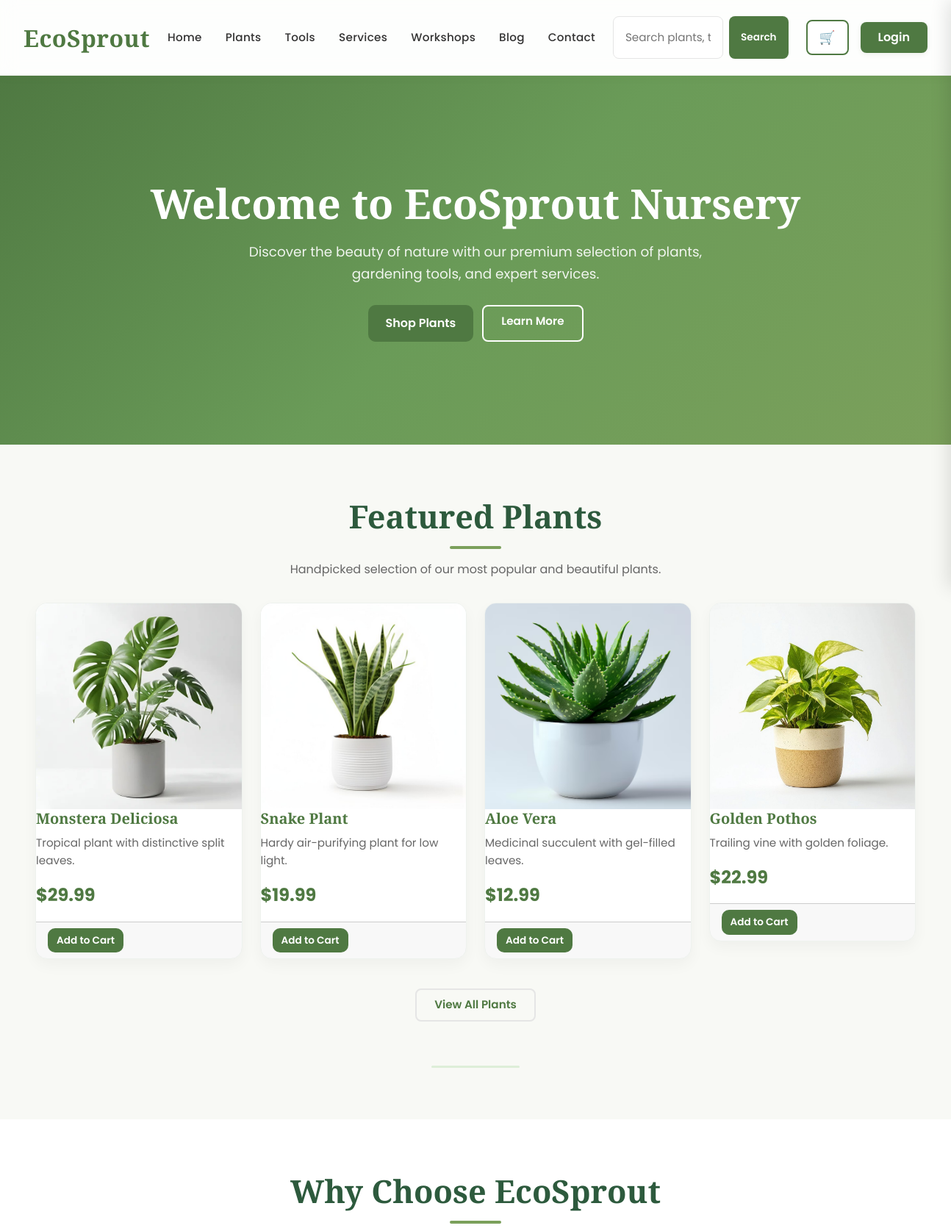
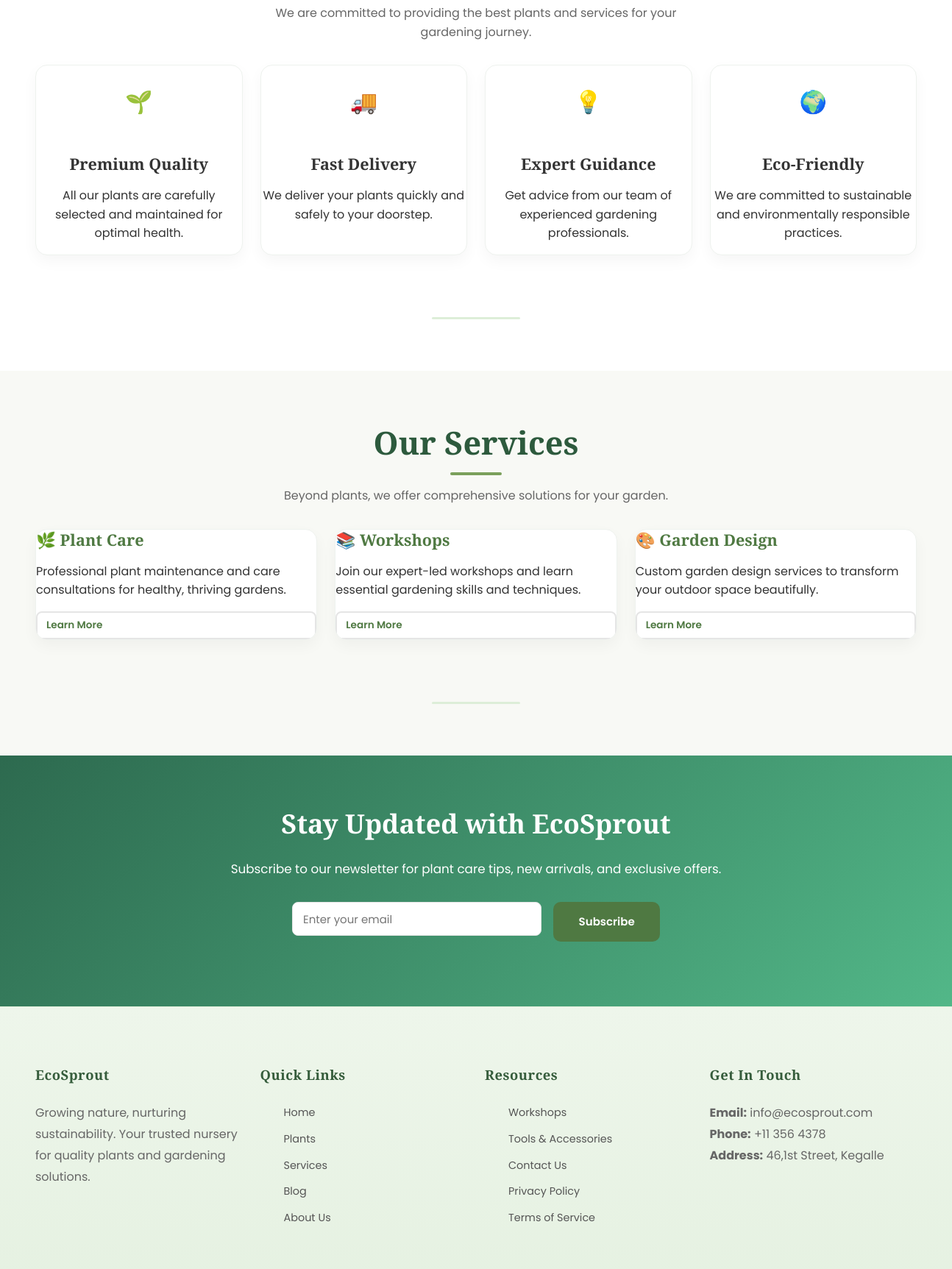
The app's page /Frontend/index.php (upper part) with its own data (2 pictures, top to bottom).
### tables this page shows
CREATE TABLE IF NOT EXISTS `plants` (
  `id` int NOT NULL AUTO_INCREMENT,
  `name` varchar(255) NOT NULL,
  `category` varchar(100) NOT NULL,
  `description` text,
  `price` decimal(10,2) NOT NULL,
  `stock` int NOT NULL DEFAULT '0',
  `image_url` varchar(255) DEFAULT 'assets/images/plant-1.jpg',
  `image_url_2` varchar(255) DEFAULT NULL,
  `image_url_3` varchar(255) DEFAULT NULL,
  `is_active` tinyint NOT NULL DEFAULT '1',
  `created_at` timestamp NULL DEFAULT CURRENT_TIMESTAMP,
  PRIMARY KEY (`id`)
);

### Frontend/includes/helpers.php (called while the page is built, shortened)
<?php
function e($text)
{
  return htmlspecialchars((string) $text, ENT_QUOTES, 'UTF-8');
}

### Frontend/index.php (the view, shortened to what this page needs)
<?php
require_once __DIR__ . '/config/db.php';
require_once __DIR__ . '/includes/helpers.php';
$featured_stmt = $pdo->query('SELECT * FROM plants WHERE is_active = 1 ORDER BY id ASC LIMIT 4');
$featured_plants = $featured_stmt->fetchAll();
include 'includes/header.php';
?>
<main>
    <section class="hero">
        <div class="hero-content">
            <h1>Welcome to EcoSprout Nursery</h1>
            <p class="hero-subtitle">Discover the beauty of nature with our premium selection of plants, gardening tools, and expert services.</p>
            <div class="hero-cta">
                <a href="catalogue.php" class="btn-primary">Shop Plants</a>
                <a href="about.php" class="btn-secondary">Learn More</a>
            </div>
        </div>
    </section>
    <section class="section">
        <div class="container">
            <div class="section-title">
                <h2>Featured Plants</h2>
                <p class="section-subtitle">Handpicked selection of our most popular and beautiful plants.</p>
            </div>
            <div class="row mb-4">
                <?php foreach ($featured_plants as $plant) {
                  $price = number_format((float)$plant['price'], 2, '.', '');
                ?>
                <div class="col-md-6 col-lg-3 mb-3">
                    <div class="card">
                        <a href="plant.php?id=<?php echo (int)$plant['id']; ?>">
                        <img src="<?php echo e($plant['image_url']); ?>"
                        alt="<?php echo e($plant['name']); ?>"
                        class="card-image">
                        </a>
                        <h3 class="card-title"><?php echo e($plant['name']); ?></h3>
                        <p class="card-text"><?php echo e($plant['description']); ?></p>
                        <p class="card-price">$<?php echo e(number_format((float)$plant['price'], 2)); ?></p>
                        <div class="card-footer">
                            <?php if ((int)$plant['stock'] > 0) { ?>
                            <button type="button" class="btn-primary btn-small" onclick="addToCart('plant', <?php echo (int)$plant['id']; ?>, '<?php echo e($plant['name']); ?>', <?php echo $price; ?>, 1, '<?php echo e($plant['image_url']); ?>', <?php echo (int)$plant['stock']; ?>)">Add to Cart</button>
                            <?php } ?>
                        </div>
                    </div>
                </div>
                <?php } ?>
            </div>
            <div class="text-center mt-4">
                <a href="catalogue.php" class="btn-outline">View All Plants</a>
            </div>
        </div>
    </section>
    <section class="section why-section">
        <div class="container">
            <div class="section-title">
                <h2>Why Choose EcoSprout</h2>
                <p class="section-subtitle">We are committed to providing the best plants and services for your gardening journey.</p>
            </div>
            <div class="row">
                <div class="col-md-6 col-lg-3 mb-4">
                    <div class="card text-center">
                    <div class="feature-icon">🌱</div>
                        <h4>Premium Quality</h4>
                        <p>All our plants are carefully selected and maintained for optimal health.</p>
                    </div>
                </div>
                <div class="col-md-6 col-lg-3 mb-4">
                    <div class="card text-center">
                    <div class="feature-icon">🚚</div>
                        <h4>Fast Delivery</h4>
                        <p>We deliver your plants quickly and safely to your doorstep.</p>
                    </div>
                </div>
                <div class="col-md-6 col-lg-3 mb-4">
                    <div class="card text-center">
                    <div class="feature-icon">💡</div>
                        <h4>Expert Guidance</h4>
                        <p>Get advice from our team of experienced gardening professionals.</p>
                    </div>
                </div>
                <div class="col-md-6 col-lg-3 mb-4">
                    <div class="card text-center">
                    <div class="feature-icon">🌍</div>
                        <h4>Eco-Friendly</h4>
                        <p>We are committed to sustainable and environmentally responsible practices.</p>
                    </div>
                </div>
            </div>
        </div>
    </section>
    <section class="section">
        <div class="container">
            <div class="section-title">
                <h2>Our Services</h2>
                <p class="section-subtitle">Beyond plants, we offer comprehensive solutions for your garden.</p>
            </div>
            <div class="row">
                <div class="col-md-6 col-lg-4 mb-4">
                <div class="card services-card">
                        <h4 style="color: var(--primary-color);">🌿 Plant Care</h4>
                        <p>Professional plant maintenance and care consultations for healthy, thriving gardens.</p>
                        <a href="services.php" class="btn-outline btn-small">Learn More</a>
                    </div>
                </div>
                <div class="col-md-6 col-lg-4 mb-4">
                <div class="card services-card">
                        <h4 style="color: var(--primary-color);">📚 Workshops</h4>
                        <p>Join our expert-led workshops and learn essential gardening skills and techniques.</p>
                        <a href="workshops.php" class="btn-outline btn-small">Learn More</a>
                    </div>
                </div>
                <div class="col-md-6 col-lg-4 mb-4">
                    <div class="card services-card">
                        <h4 style="color: var(--primary-color);">🎨 Garden Design</h4>
                        <p>Custom garden design services to transform your outdoor space beautifully.</p>
                        <a href="services.php" class="btn-outline btn-small">Learn More</a>
                    </div>
                </div>
            </div>
        </div>
    </section>
    <section class="section" style="background: linear-gradient(135deg, #2D6A4F 0%, #52B788 100%);">
        <div class="container text-center">
            <h2 style="color: white; margin-bottom: var(--spacing-lg);">Stay Updated with EcoSprout</h2>
            <p style="color: white; margin-bottom: var(--spacing-xl); font-size: 1.05rem;">Subscribe to our newsletter for plant care tips, new arrivals, and exclusive offers.</p>
            <form id="newsletterForm" style="max-width: 500px; margin: 0 auto;">
                <div class="form-group" style="display: flex; gap: var(--spacing-md);">
                    <input type="email" id="newsletterEmail" placeholder="Enter your email" required>
                    <button type="submit" class="btn-primary">Subscribe</button>
                </div>
            </form>
        </div>
    </section>
</main>
<?php include 'includes/footer.php'; ?>

### records on screen
plants: image_url (picture), name "Monstera Deliciosa", description "Tropical plant with distinctive split leaves.", price "29.99"
plants: image_url (picture), name "Snake Plant", description "Hardy air-purifying plant for low light.", price "19.99"
plants: image_url (picture), name "Aloe Vera", description "Medicinal succulent with gel-filled leaves.", price "12.99"
plants: image_url (picture), name "Golden Pothos", description "Trailing vine with golden foliage.", price "22.99"
